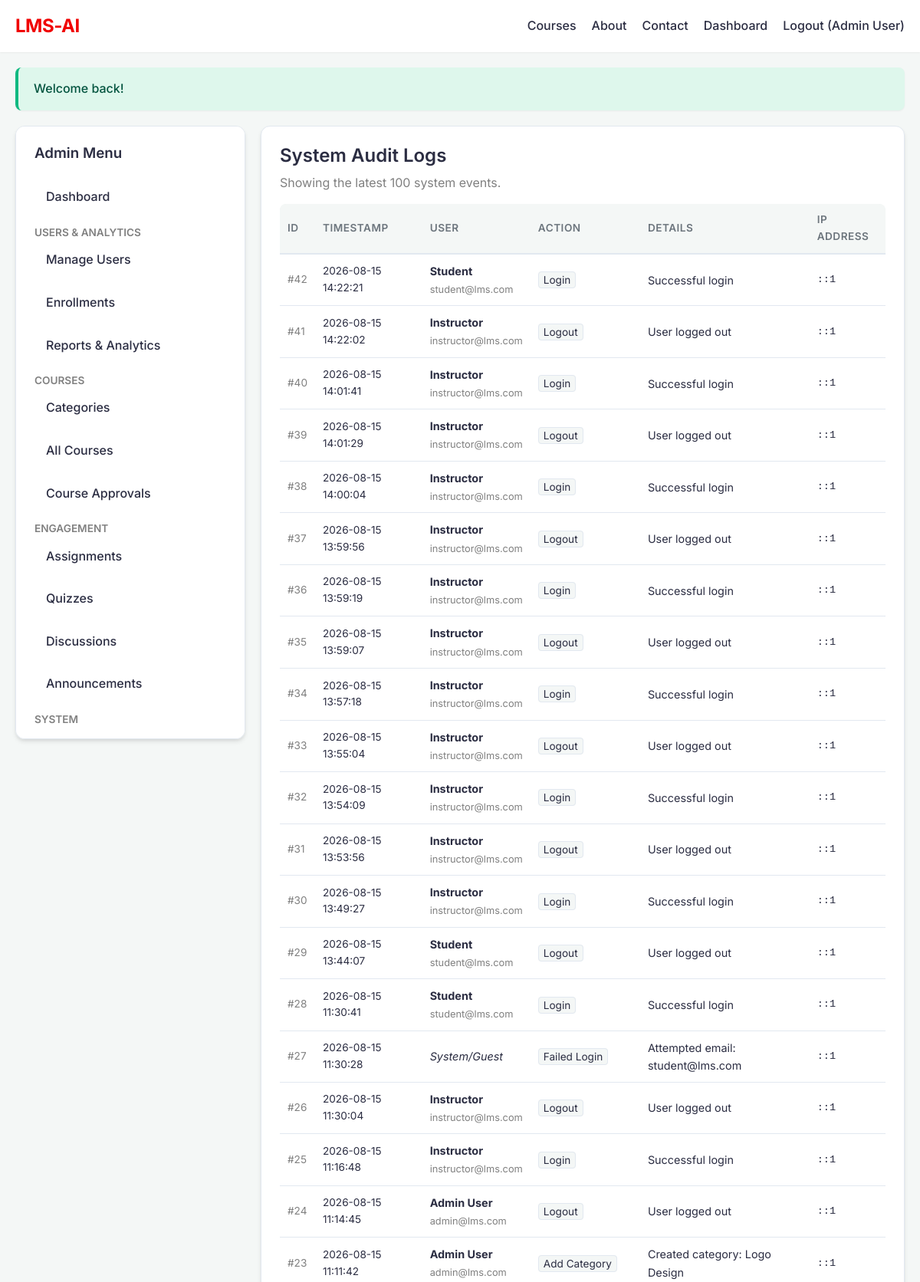
The app's page /admin/audit-logs.php (signed in, upper part) with its own data.
### tables this page shows
CREATE TABLE `audit_logs` (
  `id` int(11) NOT NULL,
  `user_id` int(11) DEFAULT NULL,
  `action` varchar(255) NOT NULL,
  `details` text DEFAULT NULL,
  `ip_address` varchar(45) DEFAULT NULL,
  `created_at` timestamp NOT NULL DEFAULT current_timestamp()
);

CREATE TABLE `users` (
  `id` int(11) NOT NULL,
  `name` varchar(100) NOT NULL,
  `email` varchar(150) NOT NULL,
  `password` varchar(255) NOT NULL,
  `reset_token` varchar(100) DEFAULT NULL,
  `reset_token_expires` datetime DEFAULT NULL,
  `created_at` timestamp NOT NULL DEFAULT current_timestamp(),
  `updated_at` timestamp NOT NULL DEFAULT current_timestamp() ON UPDATE current_timestamp(),
  `reset_expires` datetime DEFAULT NULL
);

### includes/functions.php (called while the page is built, shortened)
<?php
function h($string)
{
    return htmlspecialchars($string ?? '', ENT_QUOTES, 'UTF-8');
}

### admin/audit-logs.php (the view, shortened to what this page needs)
<?php
require_once __DIR__ . '/../config/app.php';
$stmt = $pdo->query("
    SELECT a.*, u.name as user_name, u.email as user_email
    FROM audit_logs a
    LEFT JOIN users u ON a.user_id = u.id
    ORDER BY a.created_at DESC
    LIMIT 100
");
$logs = $stmt->fetchAll();
require_once __DIR__ . '/../includes/header.php';
?>
<div style="display: flex; gap: 20px; flex-wrap: wrap;">
    <?php require_once __DIR__ . '/../includes/admin_sidebar.php'; ?>
    <div class="dashboard-content card" style="flex: 3; min-width: 300px; overflow-x: auto;">
        <h2>System Audit Logs</h2>
        <p style="color: gray; margin-bottom: 15px;">Showing the latest 100 system events.</p>
        <table style="width: 100%; text-align: left; border-collapse: collapse; min-width: 600px;">
            <thead>
                <tr style="border-bottom: 2px solid var(--border-color); background: var(--bg-color);">
                    <th style="padding: 10px;">ID</th>
                    <th style="padding: 10px;">Timestamp</th>
                    <th style="padding: 10px;">User</th>
                    <th style="padding: 10px;">Action</th>
                    <th style="padding: 10px;">Details</th>
                    <th style="padding: 10px;">IP Address</th>
                </tr>
            </thead>
            <tbody>
                <?php if (empty($logs)): ?>
                    <tr>
                        <td colspan="6" style="padding: 20px; text-align: center;">No logs found.</td>
                    </tr>
                <?php else: ?>
                    <?php foreach ($logs as $log): ?>
                        <tr style="border-bottom: 1px solid var(--border-color);">
                            <td style="padding: 10px; font-size: 0.85rem; color: gray;">#<?= h($log['id']) ?></td>
                            <td style="padding: 10px; font-size: 0.85rem;"><?= date('Y-m-d H:i:s', strtotime($log['created_at'])) ?></td>
                            <td style="padding: 10px; font-size: 0.9rem;">
                                <?php if ($log['user_name']): ?>
                                    <strong><?= h($log['user_name']) ?></strong><br>
                                    <span style="font-size: 0.8rem; color: gray;"><?= h($log['user_email']) ?></span>
                                <?php else: ?>
                                    <em>System/Guest</em>
                                <?php endif; ?>
                            </td>
                            <td style="padding: 10px;">
                                <span style="background: var(--bg-color); padding: 2px 6px; border-radius: 4px; font-size: 0.85rem; border: 1px solid var(--border-color);">
                                    <?= h($log['action']) ?>
                                </span>
                            </td>
                            <td style="padding: 10px; font-size: 0.9rem;"><?= h($log['details']) ?></td>
                            <td style="padding: 10px; font-size: 0.85rem; font-family: monospace;"><?= h($log['ip_address']) ?></td>
                        </tr>
                    <?php endforeach; ?>
                <?php endif; ?>
            </tbody>
        </table>
    </div>
</div>
<?php require_once __DIR__ . '/../includes/footer.php'; ?>

### css/style.css (style rules this page uses)
:root { --primary-color: #4361ee; --primary-hover: #3a56d4; --secondary-color: #ffffff; --bg-color: #f4f7f6; --text-main: #2b2d42; --text-muted: #6c757d; --border-color: #e2e8f0; --success: #10b981; --danger: #ef4444; --warning: #f59e0b; --shadow-sm: 0 1px 2px 0 rgba(0, 0, 0, 0.05); --shadow-md: 0 4px 6px -1px rgba(0, 0, 0, 0.1), 0 2px 4px -1px rgba(0, 0, 0, 0.06); --shadow-lg: 0 10px 15px -3px rgba(0, 0, 0, 0.1), 0 4px 6px -2px rgba(0, 0, 0, 0.05); --radius: 8px; --radius-lg: 12px; --transition: all 0.3s ease; }
* { box-sizing: border-box; margin: 0; padding: 0; }
body { font-family: 'Inter', sans-serif; background-color: var(--bg-color); color: var(--text-main); line-height: 1.6; font-size: 16px; transition: var(--transition); }
h1, h2, h3, h4, h5, h6 { font-weight: 600; line-height: 1.2; margin-bottom: 0.5rem; color: var(--text-main); }
p { margin-bottom: 1rem; color: var(--text-muted); }
.card { background: var(--secondary-color); padding: 24px; border-radius: var(--radius-lg); box-shadow: var(--shadow-md); margin-bottom: 20px; border: 1px solid var(--border-color); transition: var(--transition); }
table { width: 100%; border-collapse: collapse; margin-top: 15px; background: var(--secondary-color); border-radius: var(--radius); overflow: hidden; }
thead { background: var(--bg-color); }
th, td { padding: 12px 15px; text-align: left; border-bottom: 1px solid var(--border-color); }
th { font-weight: 600; color: var(--text-muted); font-size: 0.85rem; text-transform: uppercase; letter-spacing: 0.5px; }

### records on screen
audit_logs: id "42", created_at "2026-08-15 14:22:21", user.name "Student", user.email "student@lms.com", action "Login", details "Successful login", ip_address "::1"
audit_logs: id "41", created_at "2026-08-15 14:22:02", user.name "Instructor", user.email "instructor@lms.com", action "Logout", details "User logged out", ip_address "::1"
audit_logs: id "40", created_at "2026-08-15 14:01:41", user.name "Instructor", user.email "instructor@lms.com", action "Login", details "Successful login", ip_address "::1"
audit_logs: id "39", created_at "2026-08-15 14:01:29", user.name "Instructor", user.email "instructor@lms.com", action "Logout", details "User logged out", ip_address "::1"
audit_logs: id "38", created_at "2026-08-15 14:00:04", user.name "Instructor", user.email "instructor@lms.com", action "Login", details "Successful login", ip_address "::1"
audit_logs: id "37", created_at "2026-08-15 13:59:56", user.name "Instructor", user.email "instructor@lms.com", action "Logout", details "User logged out", ip_address "::1"
audit_logs: id "36", created_at "2026-08-15 13:59:19", user.name "Instructor", user.email "instructor@lms.com", action "Login", details "Successful login", ip_address "::1"
audit_logs: id "35", created_at "2026-08-15 13:59:07", user.name "Instructor", user.email "instructor@lms.com", action "Logout", details "User logged out", ip_address "::1"
audit_logs: id "34", created_at "2026-08-15 13:57:18", user.name "Instructor", user.email "instructor@lms.com", action "Login", details "Successful login", ip_address "::1"
audit_logs: id "33", created_at "2026-08-15 13:55:04", user.name "Instructor", user.email "instructor@lms.com", action "Logout", details "User logged out", ip_address "::1"
audit_logs: id "32", created_at "2026-08-15 13:54:09", user.name "Instructor", user.email "instructor@lms.com", action "Login", details "Successful login", ip_address "::1"
audit_logs: id "31", created_at "2026-08-15 13:53:56", user.name "Instructor", user.email "instructor@lms.com", action "Logout", details "User logged out", ip_address "::1"
audit_logs: id "30", created_at "2026-08-15 13:49:27", user.name "Instructor", user.email "instructor@lms.com", action "Login", details "Successful login", ip_address "::1"
audit_logs: id "29", created_at "2026-08-15 13:44:07", user.name "Student", user.email "student@lms.com", action "Logout", details "User logged out", ip_address "::1"
audit_logs: id "28", created_at "2026-08-15 11:30:41", user.name "Student", user.email "student@lms.com", action "Login", details "Successful login", ip_address "::1"
audit_logs: id "27", created_at "2026-08-15 11:30:28", shows "System/Guest", action "Failed Login", details "Attempted email: student@lms.com", ip_address "::1"
audit_logs: id "26", created_at "2026-08-15 11:30:04", user.name "Instructor", user.email "instructor@lms.com", action "Logout", details "User logged out", ip_address "::1"
audit_logs: id "25", created_at "2026-08-15 11:16:48", user.name "Instructor", user.email "instructor@lms.com", action "Login", details "Successful login", ip_address "::1"
audit_logs: id "24", created_at "2026-08-15 11:14:45", user.name "Admin User", user.email "admin@lms.com", action "Logout", details "User logged out", ip_address "::1"
audit_logs: id "23", created_at "2026-08-15 11:11:42", user.name "Admin User", user.email "admin@lms.com", action "Add Category", details "Created category: Logo Design", ip_address "::1"

### other values on screen
$_SESSION['user_name'] "Admin User"
$flash['message'] "Welcome back!"
